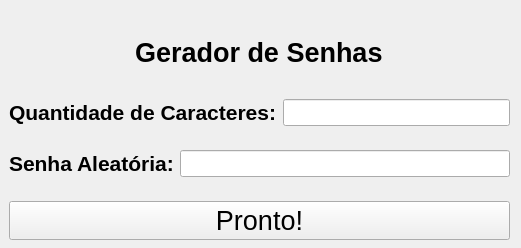
<?xml version="1.0" encoding="UTF-8"?>
<ui version="4.0">
 <class>MainWindow</class>
 <widget class="QMainWindow" name="MainWindow">
  <property name="geometry">
   <rect>
    <x>0</x>
    <y>0</y>
    <width>521</width>
    <height>248</height>
   </rect>
  </property>
  <property name="minimumSize">
   <size>
    <width>521</width>
    <height>248</height>
   </size>
  </property>
  <property name="maximumSize">
   <size>
    <width>521</width>
    <height>248</height>
   </size>
  </property>
  <property name="windowTitle">
   <string>MainWindow</string>
  </property>
  <widget class="QWidget" name="centralwidget">
   <widget class="QWidget" name="layoutWidget">
    <property name="geometry">
     <rect>
      <x>9</x>
      <y>9</y>
      <width>501</width>
      <height>231</height>
     </rect>
    </property>
    <layout class="QVBoxLayout" name="verticalLayout">
     <item>
      <spacer name="horizontalSpacer">
       <property name="orientation">
        <enum>Qt::Horizontal</enum>
       </property>
       <property name="sizeHint" stdset="0">
        <size>
         <width>40</width>
         <height>20</height>
        </size>
       </property>
      </spacer>
     </item>
     <item alignment="Qt::AlignHCenter">
      <widget class="QLabel" name="label">
       <property name="font">
        <font>
         <family>Segoe UI</family>
         <pointsize>20</pointsize>
         <weight>75</weight>
         <italic>false</italic>
         <bold>true</bold>
         <underline>false</underline>
         <strikeout>false</strikeout>
        </font>
       </property>
       <property name="text">
        <string>Gerador de Senhas</string>
       </property>
      </widget>
     </item>
     <item>
      <spacer name="horizontalSpacer_2">
       <property name="orientation">
        <enum>Qt::Horizontal</enum>
       </property>
       <property name="sizeHint" stdset="0">
        <size>
         <width>40</width>
         <height>18</height>
        </size>
       </property>
      </spacer>
     </item>
     <item>
      <layout class="QHBoxLayout" name="horizontalLayout">
       <item>
        <widget class="QLabel" name="label_2">
         <property name="font">
          <font>
           <family>Segoe UI</family>
           <pointsize>16</pointsize>
           <weight>75</weight>
           <italic>false</italic>
           <bold>true</bold>
           <underline>false</underline>
           <strikeout>false</strikeout>
          </font>
         </property>
         <property name="text">
          <string>Quantidade de Caracteres:</string>
         </property>
        </widget>
       </item>
       <item>
        <widget class="QLineEdit" name="linha_quantidade_caracteres">
         <property name="font">
          <font>
           <pointsize>12</pointsize>
          </font>
         </property>
        </widget>
       </item>
      </layout>
     </item>
     <item>
      <spacer name="horizontalSpacer_3">
       <property name="orientation">
        <enum>Qt::Horizontal</enum>
       </property>
       <property name="sizeHint" stdset="0">
        <size>
         <width>40</width>
         <height>18</height>
        </size>
       </property>
      </spacer>
     </item>
     <item>
      <layout class="QHBoxLayout" name="horizontalLayout_2">
       <item>
        <widget class="QLabel" name="label_3">
         <property name="font">
          <font>
           <family>Segoe UI</family>
           <pointsize>16</pointsize>
           <weight>75</weight>
           <italic>false</italic>
           <bold>true</bold>
           <underline>false</underline>
           <strikeout>false</strikeout>
          </font>
         </property>
         <property name="text">
          <string>Senha Aleatória:</string>
         </property>
        </widget>
       </item>
       <item>
        <widget class="QLineEdit" name="linha_senha_aleatoria">
         <property name="font">
          <font>
           <pointsize>12</pointsize>
          </font>
         </property>
        </widget>
       </item>
      </layout>
     </item>
     <item>
      <spacer name="horizontalSpacer_4">
       <property name="orientation">
        <enum>Qt::Horizontal</enum>
       </property>
       <property name="sizeHint" stdset="0">
        <size>
         <width>40</width>
         <height>18</height>
        </size>
       </property>
      </spacer>
     </item>
     <item>
      <widget class="QPushButton" name="botao_gerar_senha">
       <property name="font">
        <font>
         <pointsize>20</pointsize>
        </font>
       </property>
       <property name="text">
        <string>Pronto!</string>
       </property>
      </widget>
     </item>
    </layout>
   </widget>
  </widget>
 </widget>
 <resources/>
 <connections/>
</ui>
